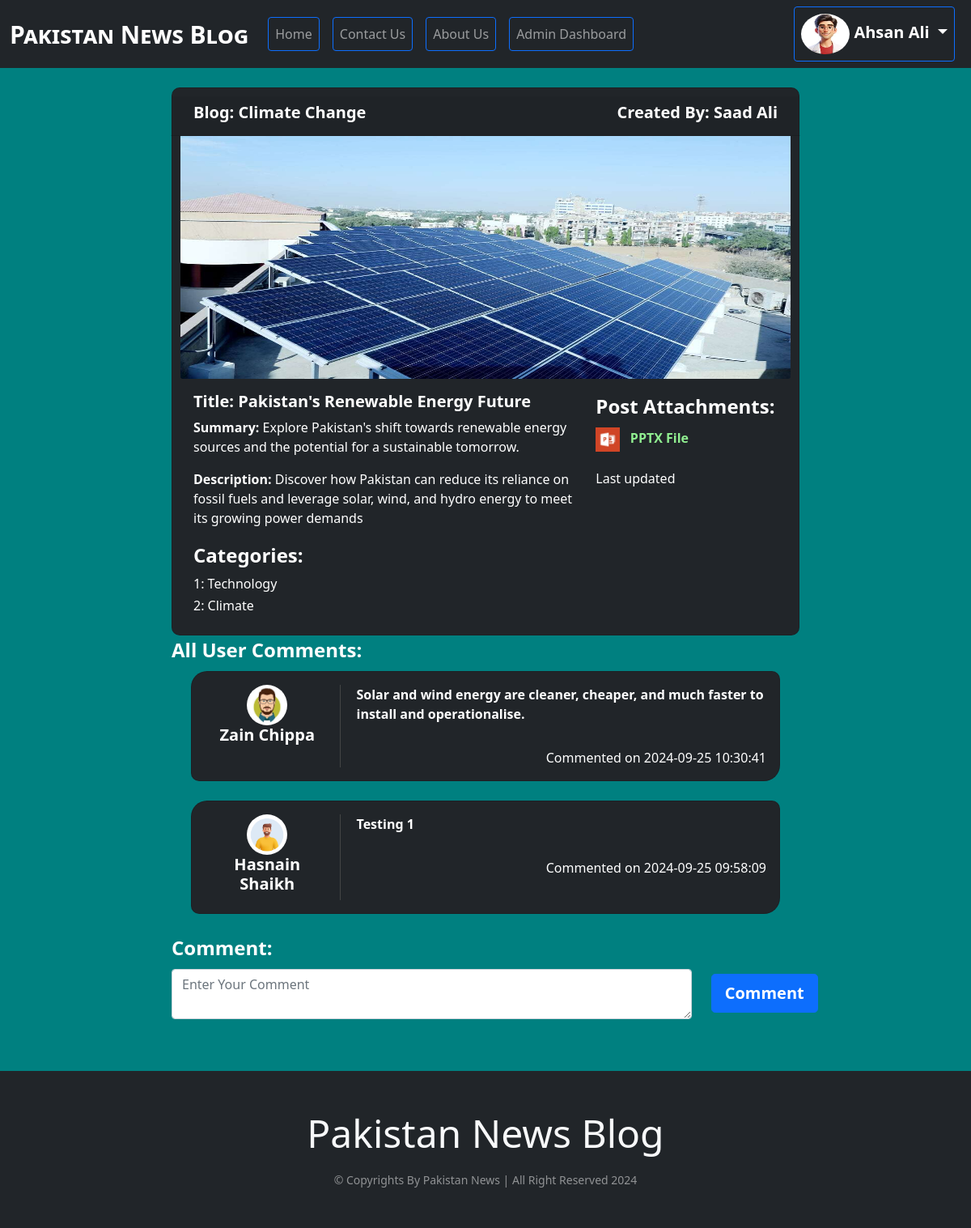
The app's page /post_details.php?post_id=2&post_title=Pakistan& (signed in) with its own data.
### tables this page shows
CREATE TABLE `post` (
  `post_id` int(11) NOT NULL AUTO_INCREMENT,
  `blog_id` int(11) DEFAULT NULL,
  `post_title` varchar(200) NOT NULL,
  `post_summary` text NOT NULL,
  `post_description` longtext NOT NULL,
  `featured_image` text DEFAULT NULL,
  `post_status` enum('Active','InActive') DEFAULT NULL,
  `is_comment_allowed` tinyint(1) NOT NULL DEFAULT 1,
  `created_at` timestamp NOT NULL DEFAULT current_timestamp() ON UPDATE current_timestamp(),
  `updated_at` timestamp NULL DEFAULT NULL,
  PRIMARY KEY (`post_id`),
  KEY `blog_id` (`blog_id`),
  CONSTRAINT `post_ibfk_1` FOREIGN KEY (`blog_id`) REFERENCES `blog` (`blog_id`) ON DELETE CASCADE ON UPDATE CASCADE
);

CREATE TABLE `blog` (
  `blog_id` int(11) NOT NULL AUTO_INCREMENT,
  `user_id` int(11) DEFAULT NULL,
  `blog_title` varchar(200) DEFAULT NULL,
  `post_per_page` int(11) DEFAULT NULL,
  `blog_background_image` text DEFAULT NULL,
  `blog_status` enum('Active','InActive') DEFAULT NULL,
  `created_at` timestamp NOT NULL DEFAULT current_timestamp() ON UPDATE current_timestamp(),
  `updated_at` timestamp NULL DEFAULT NULL,
  PRIMARY KEY (`blog_id`),
  KEY `user_id` (`user_id`),
  CONSTRAINT `blog_ibfk_1` FOREIGN KEY (`user_id`) REFERENCES `user` (`user_id`) ON DELETE CASCADE ON UPDATE CASCADE
);

CREATE TABLE `user` (
  `user_id` int(11) NOT NULL AUTO_INCREMENT,
  `role_id` int(11) DEFAULT NULL,
  `first_name` varchar(50) NOT NULL,
  `last_name` varchar(50) NOT NULL,
  `email` varchar(50) DEFAULT NULL,
  `password` text NOT NULL,
  `gender` enum('Male','Female') DEFAULT NULL,
  `date_of_birth` date DEFAULT NULL,
  `user_image` text DEFAULT NULL,
  `address` text DEFAULT NULL,
  `is_approved` enum('Pending','Approved','Rejected') DEFAULT 'Pending',
  `is_active` enum('Active','InActive') DEFAULT NULL,
  `created_at` timestamp NOT NULL DEFAULT current_timestamp() ON UPDATE current_timestamp(),
  `updated_at` timestamp NULL DEFAULT NULL,
  PRIMARY KEY (`user_id`),
  KEY `role_id` (`role_id`),
  CONSTRAINT `user_ibfk_1` FOREIGN KEY (`role_id`) REFERENCES `role` (`role_id`) ON DELETE CASCADE ON UPDATE CASCADE
);

CREATE TABLE `category` (
  `category_id` int(11) NOT NULL AUTO_INCREMENT,
  `category_title` varchar(100) DEFAULT NULL,
  `category_description` text DEFAULT NULL,
  `category_status` enum('Active','InActive') DEFAULT NULL,
  `created_at` timestamp NOT NULL DEFAULT current_timestamp() ON UPDATE current_timestamp(),
  `updated_at` timestamp NULL DEFAULT NULL,
  PRIMARY KEY (`category_id`)
);

CREATE TABLE `post_atachment` (
  `post_atachment_id` int(11) NOT NULL AUTO_INCREMENT,
  `post_id` int(11) DEFAULT NULL,
  `post_attachment_title` varchar(200) DEFAULT NULL,
  `post_attachment_path` text DEFAULT NULL,
  `is_active` enum('Active','InActive') DEFAULT NULL,
  `created_at` timestamp NOT NULL DEFAULT current_timestamp() ON UPDATE current_timestamp(),
  `updated_at` timestamp NULL DEFAULT NULL,
  PRIMARY KEY (`post_atachment_id`),
  KEY `fk1` (`post_id`),
  CONSTRAINT `fk1` FOREIGN KEY (`post_id`) REFERENCES `post` (`post_id`) ON DELETE CASCADE ON UPDATE CASCADE
);

CREATE TABLE `post_comment` (
  `post_comment_id` int(11) NOT NULL AUTO_INCREMENT,
  `post_id` int(11) DEFAULT NULL,
  `user_id` int(11) DEFAULT NULL,
  `comment` text DEFAULT NULL,
  `is_active` enum('Active','InActive') DEFAULT NULL,
  `created_at` timestamp NOT NULL DEFAULT current_timestamp() ON UPDATE current_timestamp(),
  PRIMARY KEY (`post_comment_id`),
  KEY `user_id` (`user_id`),
  KEY `post_id` (`post_id`),
  CONSTRAINT `post_comment_ibfk_1` FOREIGN KEY (`user_id`) REFERENCES `user` (`user_id`) ON DELETE CASCADE ON UPDATE CASCADE,
  CONSTRAINT `post_comment_ibfk_2` FOREIGN KEY (`post_id`) REFERENCES `post` (`post_id`) ON DELETE CASCADE ON UPDATE CASCADE
);

### database_class.php (called while the page is built, shortened)
<?php
    class Database_connection{
		public $connection;
        public function __construct(){
            $this->connection = mysqli_connect("localhost","root","","22829_Ahsan_Ali");
        }
        public function fetch_comments($post_id){
            $this->query = "SELECT pc.comment, pc.created_at, u.first_name, u.last_name, u.user_image, pc.is_active
                            FROM post_comment pc
                            INNER JOIN user u ON u.user_id = pc.user_id
                            WHERE post_id = '".$post_id."' AND pc.is_active = 'Active' ORDER BY pc.post_comment_id DESC";
            $this->result = mysqli_query($this->connection,$this->query);
            return $this->result;
        }
    }
   ?>

### post_details.php (the view, shortened to what this page needs)
<?php include_once("require/header.php"); ?>
<?php require_once("database_class.php"); ?>
<br/>
<div class="container-fluid">
    <div class="row">
      <div class="col-2"></div>
      <div class="col-8">
        <?php
        if(isset($_GET['post_id'])){
            extract($_REQUEST);
        $database = new Database_connection();
        $database->query = "SELECT p.post_title, p.post_summary, p.post_description, p.updated_at,
                            p.featured_image, p.is_comment_allowed ,b.blog_title, u.first_name, u.last_name
                            FROM post p INNER JOIN blog b ON b.blog_id = p.blog_id
                            INNER JOIN user u ON b.user_id = u.user_id
                            WHERE p.post_id = '".$post_id."' AND p.post_status = 'Active'";
        $result = $database->result = mysqli_query($database->connection,$database->query);
        $data = mysqli_fetch_assoc($result);
          extract($data);
        }
        ?>
<div class="card bg-dark" style="padding: 10px; border-radius: 10px;">
    <div class="card-header row">
        <div class="col">
            <h5 class="card-title" style="font-weight: bolder;">Blog: <?= $blog_title ?></h5>
        </div>
        <div class="col text-right">
            <h5 class="card-title" style="text-align: right; font-weight: bolder;">Created By: <?= $first_name." ".$last_name ?></h5>
        </div>
    </div>
    <img class="card-img-bottom" height="300px" src="<?= $featured_image ?>" alt="Card image cap">
    <div class="card-body">
        <div class="row">
            <div class="col-8">
                <h5 class="card-title" style="font-weight: bolder;">Title: <?= $post_title ?></h5>
                <p class="card-text"><b>Summary: </b> <?= $post_summary ?></p>
                <p class="card-text"><b>Description: </b> <?= $post_description ?></p>
                <?php
                 $database->query = "SELECT c.category_title FROM category c
                                     INNER JOIN post_category pc ON pc.category_id = c.category_id
                                     INNER JOIN post p ON p.post_id = pc.post_id
                                     WHERE p.post_id = '".$post_id."'";
                $result3 = $database->result = mysqli_query($database->connection, $database->query);
                if($result3->num_rows > 0){
                    ?>
                    <label for='attachment' class='form-label'>Categories: </label>
                    <br/>
                <?php
                    $count = 0;
                    while($data3 = mysqli_fetch_assoc($result3)){
                        $count++;
                        extract($data3);
                ?>
                <h6 class="card-text"> <?= $count.": ".$category_title ?></h6>
                <?php
                    }
                 }else{
                    echo "No categories Selected With This Post";
                 }
                ?>
            </div>
            <div class="col-4 text-right">
                <?php
                $database->query = "SELECT post_attachment_path,post_attachment_title
                                    FROM post_atachment WHERE post_id = '".$post_id."' AND is_active = 'Active'";
                $result2 = $database->result = mysqli_query($database->connection, $database->query);
                if ($result2->num_rows > 0) {
                ?>
                <label for='attachment' class='form-label'>Post Attachments:</label>
                <br/>
                <?php
                while ($data2 = mysqli_fetch_assoc($result2)) {
                    extract($data2);
                    $file = explode('.', $post_attachment_path);
                    $extension = strtolower(end($file));
                    if($extension == 'docx'){
                ?>
                    <img src='admin/icons/1.jpg' height='30px' width='30px' alt='Docx File'>
                    &nbsp;
                    <a href=<?= $post_attachment_path?> download=<?= $post_attachment_path ?> style="font-weight: bolder; text-decoration: none; color:lightgreen;" >
                        <?= $post_attachment_title ?>
                    </a>
                    <br/><br/>
                <?php
                    }elseif($extension == 'pptx'){
                ?>
                    <img src='admin/icons/2.jpg' height='30px' width='30px' alt='Pptx File'>
                    <a href=<?= $post_attachment_path?> download=<?= $post_attachment_path ?> style="font-weight: bolder; text-decoration: none; color:lightgreen;" >
                        <?= $post_attachment_title ?>
                    </a>
                    <br/>
                    <br/>
                <?php
                    }
                }
                }else{
                    echo "No Attachments On this Post";
                }
                ?>
                <h6 class="card-text">Last updated <?= $updated_at ?> </h6>
            </div>
        </div>
    </div>
</div>
<?php
$result = $database->fetch_comments($post_id);
if($result->num_rows > 0){
    ?>
    <label for="comment" class="form-label">All User Comments:</label>
    <div class="show_comments" style="overflow: auto; max-height: 400px;">
    <?php
    while ($data = mysqli_fetch_assoc($result)) {
        extract($data);
        ?>
<div class="container">
    <div class="row">
        <div class="col-md-12">
            <div class="card bg-dark" style="border-radius: 20px 10px;">
                <div class="card-body">
                    <div class="row">
                        <div class="col-3 text-center" style="border-right: 1px solid #444;">
                            <img src="<?= $user_image ?>" height="50px" width="50px" alt="" class="rounded-circle">
                            <h5 class="card-title" style="font-weight: bolder;"><?= $first_name . " " . $last_name ?></h5>
                        </div>
                        <div class="col-9" style="padding-left: 20px;">
                            <p style="font-weight: bold;"><?= $comment ?></p>
                            <p class="card-text" style="text-align: right; margin-top: 30px;">Commented on <?= $created_at ?></p>
                        </div>
                    </div>
                </div>
            </div>
        </div>
    </div>
    <br/>
</div>
    <?php } ?>
    </div>
    <?php
}else{
    echo "<p>No comments found.</p>";
}
?>
<?php
if($is_comment_allowed == '1'){
?>
<form method="POST" action="process.php">
    <div class="row">
        <div class="col-md-10">
            <div class="form-group mb-3">
                <label for="comment" class="form-label">Comment:</label>
                <textarea name="user_comment" id="user_comment" rows="2" placeholder="Enter Your Comment" class="form-control" required></textarea>
            </div>
        </div>
        <div class="col-md-2">
            <div class="text-right">
                <input type="submit" name="post_comment" value="Comment" class="btn btn-primary btn-lg" style="margin-top: 50px; font-weight: bolder;">
            </div>
        </div>
    </div>
</form>
<?php
  }else{
    echo "<br/>";
    echo "<h3 style='font-weight: bolder; text-align: center;'>Comments are disabled on this post.</h3>";
  }
    ?>
</div>
<div class="col-2"></div>
<?php include_once("require/footer.php"); ?>

### require/header.php (shortened to what this page needs)
<!DOCTYPE html>
<html lang="en">
<head>
	<link href="https://cdn.jsdelivr.net/npm/bootstrap@5.0.2/dist/css/bootstrap.min.css" rel="stylesheet">
</head>
<body>
<?php include_once("navbar.php"); ?>

### navbar.php (shortened to what this page needs)
<?php require_once("database_class.php"); ?>
<nav class="navbar navbar-expand-lg navbar-dark bg-dark">
  <div class="container-fluid">
    <a class="navbar-brand" href="indexx.php" style="font-size: 30px; font-variant: small-caps; font-weight: bolder;">Pakistan News Blog</a>
    <div class="collapse navbar-collapse" id="navbarNavDropdown">
      <div class="d-lg-flex justify-content-between align-items-center w-100">
        <ul class="navbar-nav">
          <li class="nav-item mx-2">
            <a class="nav-link btn btn-outline-primary" href="indexx.php">Home</a>
          </li>
          <li class="nav-item mx-2">
            <a class="nav-link btn btn-outline-primary" href="feedback.php">Contact Us</a>
          </li>
          <li class="nav-item mx-2">
            <a class="nav-link btn btn-outline-primary" href="about.php">About Us</a>
          </li>
          <?php if(isset($_SESSION['user']) && $_SESSION['user']['role_id'] == 1){ ?>
          <li class="nav-item mx-2">
            <a class="nav-link btn btn-outline-primary" href="admin/admin_panel.php">Admin Dashboard</a>
          </li>
          <?php } ?>
        </ul>
        <ul class="navbar-nav ms-auto">
          <?php if(isset($_SESSION['user'])){ ?>
          <li class="nav-item dropdown mx-2">
            <a class="nav-link dropdown-toggle btn btn-outline-primary" id="userDropdown" role="button" data-bs-toggle="dropdown" aria-expanded="false" style="font-weight: bolder; font-size: 20px; color: white;" >
              <img src="<?= $_SESSION['user']['user_image']; ?>" style="width: 60px; height: 50px;" class="rounded-circle">
              <?php echo $_SESSION['user']['first_name']." ".$_SESSION['user']['last_name']; ?>
            </a>
          </li>
          <?php } ?>
        </ul>
      </div>
    </div>
  </div>
</nav>

### require/footer.php (shortened to what this page needs)
<footer class="bg-dark py-5 mt-5">
    <div class="container text-light text-center">
        <p class="display-5 mb-3">Pakistan News Blog</p>
        <small class="text-white-50">&copy; Copyrights By Pakistan News | All Right Reserved 2024 </small>
    </div>
</footer>
</body>
</html>

### require/header.php (style rules this page uses)
body { background-color: teal; color: white; }

### post_details.php (style rules this page uses)
.form-label { font-size: 24px; font-weight: bold; }

### records on screen
post: blog.blog_title "Climate Change", user.first_name "Saad", user.last_name "Ali", featured_image (picture), post_title "Pakistan's Renewable Energy Future", post_summary "Explore Pakistan's shift towards renewable energy sources and the potential for a sustainable tomorrow.", post_description "Discover how Pakistan can reduce its reliance on fossil fuels and leverage solar, wind, and hydro energy to meet its growing power demands"
category: category_title "Technology"
category: category_title "Climate"
post_atachment: post_attachment_title "PPTX File"
post_comment: user.user_image (picture), user.first_name "Zain", user.last_name "Chippa", comment "Solar and wind energy are cleaner, cheaper, and much faster to install and operationalise.", created_at "2024-09-25 10:30:41"
post_comment: user.user_image (picture), user.first_name "Hasnain", user.last_name "Shaikh", comment "Testing 1", created_at "2024-09-25 09:58:09"

### other values on screen
$_SESSION['user']['first_name'] "Ahsan"
$_SESSION['user']['last_name'] "Ali"
